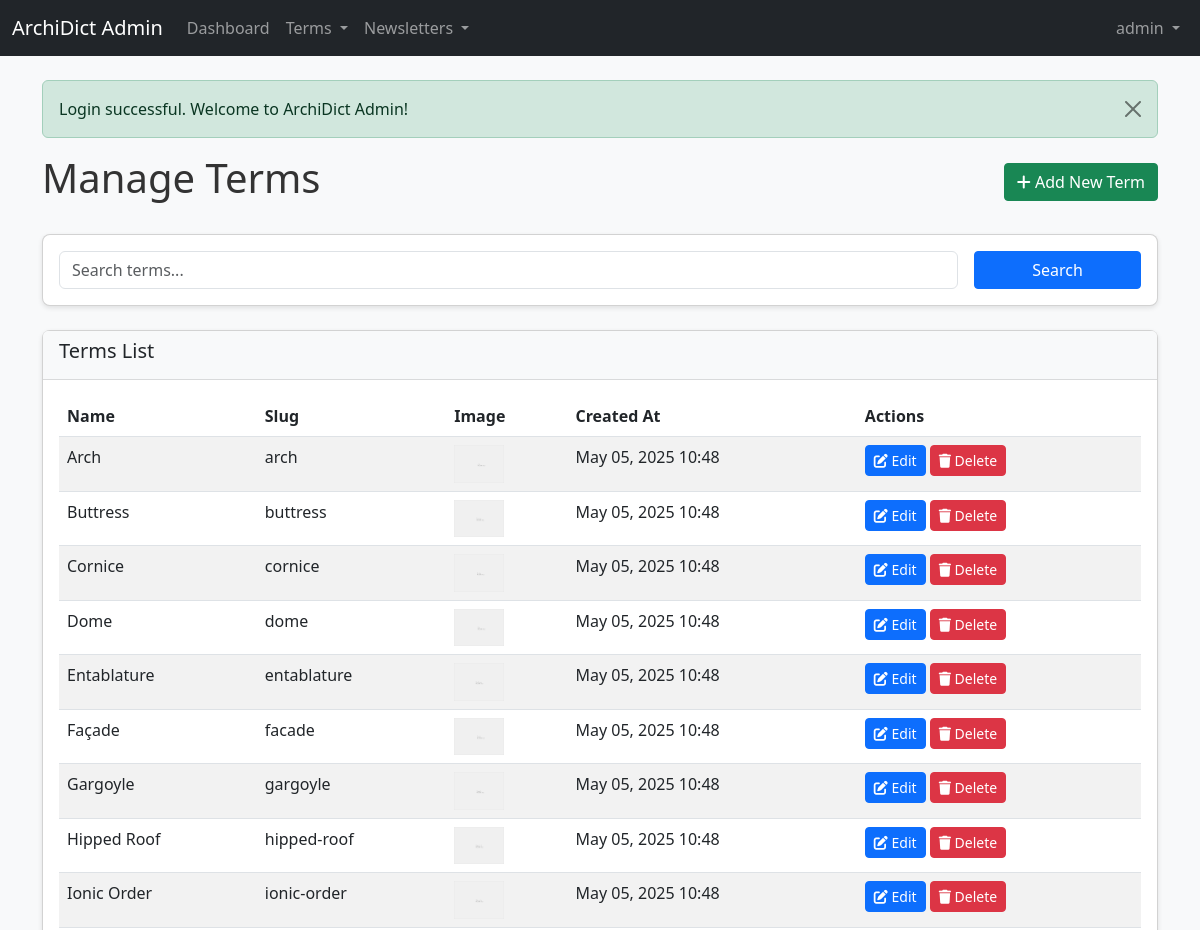
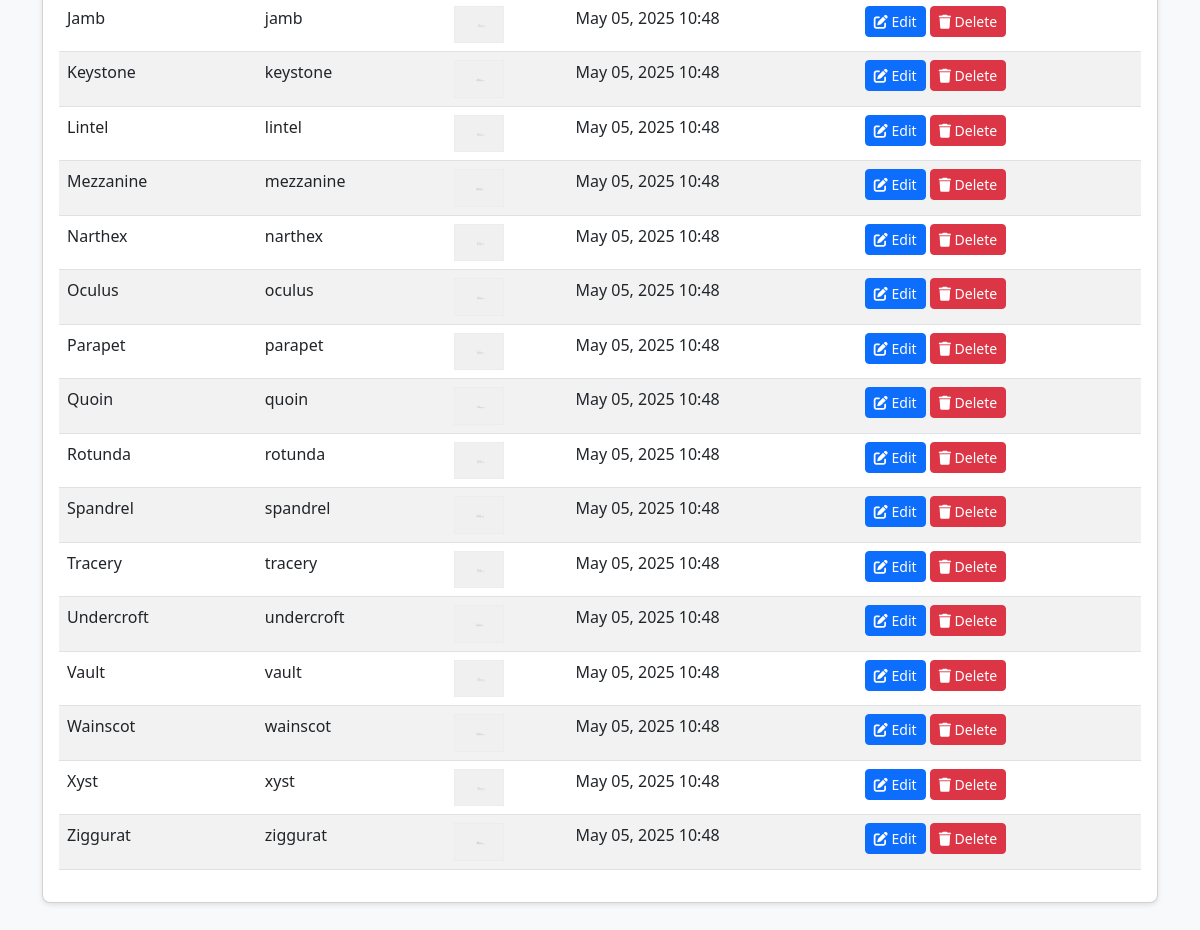
Screenshot of /admin/terms/index.php (signed in) with the database file from the repository (2 pictures, top to bottom).
### tables this page shows
CREATE TABLE IF NOT EXISTS `terms` (
  `id` INT UNSIGNED NOT NULL AUTO_INCREMENT PRIMARY KEY,
  `name` VARCHAR(255) NOT NULL,
  `slug` VARCHAR(255) NOT NULL UNIQUE,
  `definition` TEXT NOT NULL,
  `image` VARCHAR(255) DEFAULT NULL,
  `created_at` TIMESTAMP DEFAULT CURRENT_TIMESTAMP,
  `updated_at` TIMESTAMP DEFAULT CURRENT_TIMESTAMP ON UPDATE CURRENT_TIMESTAMP
);

### admin/includes/database.php (called while the page is built, shortened)
<?php
class Database {
    private $host = DB_HOST;
    private $user = DB_USER;
    private $pass = DB_PASS;
    private $dbname = DB_NAME;
    private $dbh;
    private $stmt;
    public function __construct() {
        $dsn = 'mysql:host=' . $this->host . ';dbname=' . $this->dbname . ';charset=utf8mb4';
        $options = array(
            PDO::ATTR_PERSISTENT => true,
            PDO::ATTR_ERRMODE => PDO::ERRMODE_EXCEPTION,
            PDO::ATTR_DEFAULT_FETCH_MODE => PDO::FETCH_ASSOC,
            PDO::ATTR_EMULATE_PREPARES => false
        );
        try {
            $this->dbh = new PDO($dsn, $this->user, $this->pass, $options);
        } catch (PDOException $e) {
            $this->error = $e->getMessage();
            echo 'Connection Error: ' . $this->error;
        }
    }
    public function query($query) {
        $this->stmt = $this->dbh->prepare($query);
    }
    public function execute() {
        return $this->stmt->execute();
    }
    public function resultSet() {
        $this->execute();
        return $this->stmt->fetchAll();
    }
}

### admin/includes/term.php (called while the page is built, shortened)
<?php
class Term {
    private $db;
    public function __construct() {
        $this->db = new Database();
    }
    public function getAll() {
        $this->db->query("SELECT * FROM terms ORDER BY name ASC");
        return $this->db->resultSet();
    }
}

### admin/includes/utils.php (called while the page is built, shortened)
<?php
class Utils {
    public static function formatDate($date, $format = 'Y-m-d H:i:s') {
        $dateObj = new DateTime($date);
        return $dateObj->format($format);
    }
}

### admin/terms/index.php (the view, shortened to what this page needs)
<?php
require_once '../includes/init.php';
$termObj = new Term();
$search = '';
if (isset($_GET['search']) && !empty($_GET['search'])) {
    $search = Utils::sanitize($_GET['search']);
    $terms = $termObj->search($search);
} else {
    $terms = $termObj->getAll();
}
include '../includes/header.php';
?>
<div class="d-flex justify-content-between align-items-center mb-4">
    <h1>Manage Terms</h1>
    <a href="add.php" class="btn btn-success">
        <i class="fas fa-plus"></i> Add New Term
    </a>
</div>
<div class="card mb-4">
    <div class="card-body">
        <form method="get" action="" class="row g-3">
            <div class="col-md-10">
                <input type="text" class="form-control" id="search" name="search" placeholder="Search terms..." value="<?php echo htmlspecialchars($search); ?>">
            </div>
            <div class="col-md-2">
                <button type="submit" class="btn btn-primary w-100">Search</button>
            </div>
        </form>
    </div>
</div>
<div class="card">
    <div class="card-header">
        <h5>Terms List</h5>
    </div>
    <div class="card-body">
        <?php if (count($terms) > 0): ?>
            <div class="table-responsive">
                <table class="table table-striped table-hover">
                    <thead>
                        <tr>
                            <th>Name</th>
                            <th>Slug</th>
                            <th>Image</th>
                            <th>Created At</th>
                            <th>Actions</th>
                        </tr>
                    </thead>
                    <tbody>
                        <?php foreach ($terms as $term): ?>
                            <tr>
                                <td><?php echo htmlspecialchars($term['name']); ?></td>
                                <td><?php echo htmlspecialchars($term['slug']); ?></td>
                                <td>
                                    <?php if (!empty($term['image'])): ?>
                                        <img src="<?php echo UPLOADS_URL . 'terms/' . htmlspecialchars($term['image']); ?>" alt="<?php echo htmlspecialchars($term['name']); ?>" width="50">
                                    <?php else: ?>
                                        <span class="text-muted">No image</span>
                                    <?php endif; ?>
                                </td>
                                <td><?php echo Utils::formatDate($term['created_at'], 'M d, Y H:i'); ?></td>
                                <td>
                                    <a href="edit.php?id=<?php echo $term['id']; ?>" class="btn btn-sm btn-primary">
                                        <i class="fas fa-edit"></i> Edit
                                    </a>
                                    <a href="delete.php?id=<?php echo $term['id']; ?>" class="btn btn-sm btn-danger" onclick="return confirm('Are you sure you want to delete this term?');">
                                        <i class="fas fa-trash"></i> Delete
                                    </a>
                                </td>
                            </tr>
                        <?php endforeach; ?>
                    </tbody>
                </table>
            </div>
        <?php else: ?>
            <p>No terms found.</p>
        <?php endif; ?>
    </div>
</div>
<?php
include '../includes/footer.php';
?>

### admin/css/style.css (style rules this page uses)
body { font-family: 'Segoe UI', Tahoma, Geneva, Verdana, sans-serif; background-color: #f8f9fa; color: #333; }
.card { box-shadow: 0 2px 5px rgba(0, 0, 0, 0.1); border-radius: 8px; margin-bottom: 20px; }
.card-header { font-weight: 600; background-color: #f8f9fa; border-bottom: 1px solid rgba(0, 0, 0, 0.125); }
.btn { border-radius: 4px; font-weight: 500; }
.btn-primary { background-color: #0d6efd; border-color: #0d6efd; }
.btn-danger { background-color: #dc3545; border-color: #dc3545; }
.table thead { background-color: #f8f9fa; }

### rows the page displays
terms: name "Arch", slug "arch", image (picture), created_at "May 05, 2025 10:48"
terms: name "Buttress", slug "buttress", image (picture), created_at "May 05, 2025 10:48"
terms: name "Cornice", slug "cornice", image (picture), created_at "May 05, 2025 10:48"
terms: name "Dome", slug "dome", image (picture), created_at "May 05, 2025 10:48"
terms: name "Entablature", slug "entablature", image (picture), created_at "May 05, 2025 10:48"
terms: name "Façade", slug "facade", image (picture), created_at "May 05, 2025 10:48"
terms: name "Gargoyle", slug "gargoyle", image (picture), created_at "May 05, 2025 10:48"
terms: name "Hipped Roof", slug "hipped-roof", image (picture), created_at "May 05, 2025 10:48"
terms: name "Ionic Order", slug "ionic-order", image (picture), created_at "May 05, 2025 10:48"
terms: name "Jamb", slug "jamb", image (picture), created_at "May 05, 2025 10:48"
terms: name "Keystone", slug "keystone", image (picture), created_at "May 05, 2025 10:48"
terms: name "Lintel", slug "lintel", image (picture), created_at "May 05, 2025 10:48"
terms: name "Mezzanine", slug "mezzanine", image (picture), created_at "May 05, 2025 10:48"
terms: name "Narthex", slug "narthex", image (picture), created_at "May 05, 2025 10:48"
terms: name "Oculus", slug "oculus", image (picture), created_at "May 05, 2025 10:48"
terms: name "Parapet", slug "parapet", image (picture), created_at "May 05, 2025 10:48"
terms: name "Quoin", slug "quoin", image (picture), created_at "May 05, 2025 10:48"
terms: name "Rotunda", slug "rotunda", image (picture), created_at "May 05, 2025 10:48"
terms: name "Spandrel", slug "spandrel", image (picture), created_at "May 05, 2025 10:48"
terms: name "Tracery", slug "tracery", image (picture), created_at "May 05, 2025 10:48"
terms: name "Undercroft", slug "undercroft", image (picture), created_at "May 05, 2025 10:48"
terms: name "Vault", slug "vault", image (picture), created_at "May 05, 2025 10:48"
terms: name "Wainscot", slug "wainscot", image (picture), created_at "May 05, 2025 10:48"
terms: name "Xyst", slug "xyst", image (picture), created_at "May 05, 2025 10:48"
terms: name "Ziggurat", slug "ziggurat", image (picture), created_at "May 05, 2025 10:48"

### other values shown
$_SESSION['username'] "admin"
$_SESSION['message'] "Login successful. Welcome to ArchiDict Admin!"
